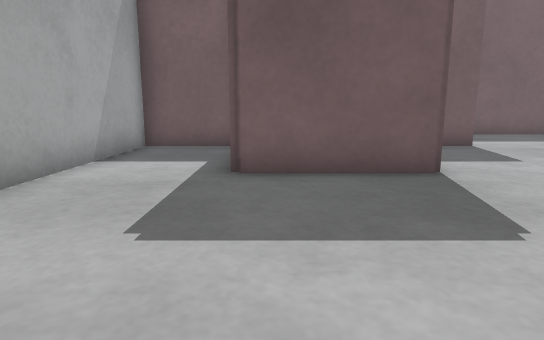
[1] (above)

17 first-person views from a walk through a robot-simulator world made for Gazebo. The camera is 0.5 m above the floor, tilts 10° down and sees 75° across. The floor is counted in squares, 0.5 m on a side. Each view is taken from the middle of a square. On the plan, view 1 faces up. The plan holds only what a view shows up to about 13 squares ahead; the rest is blank. The place goes on beyond the plan.

[2]
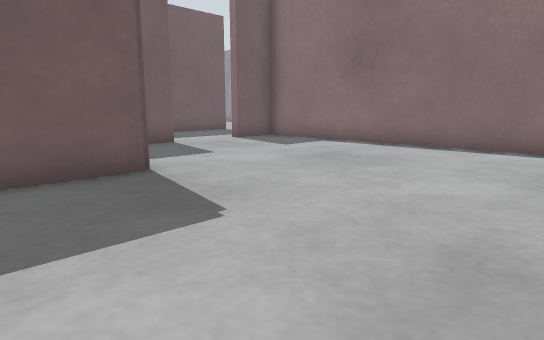

[3]
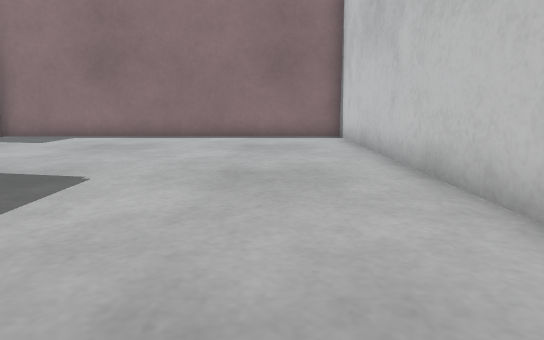

[4]
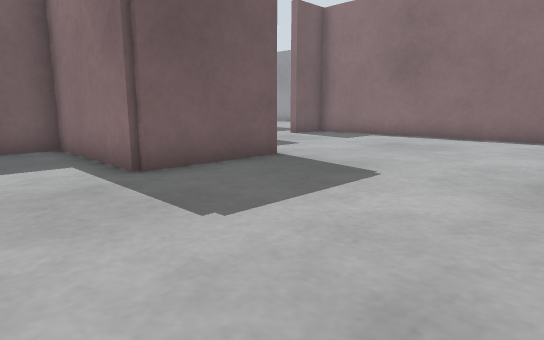

[5]
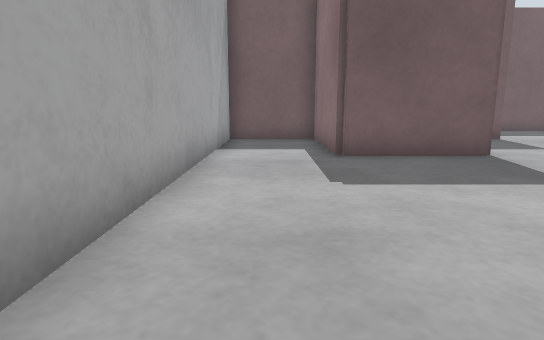

[6]
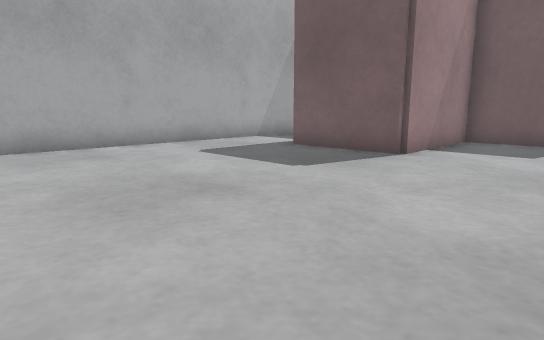

[7]
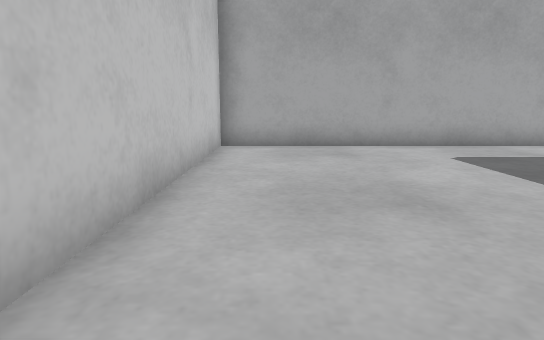

[8]
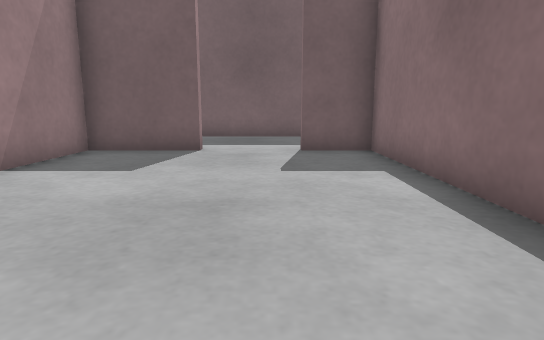

[9]
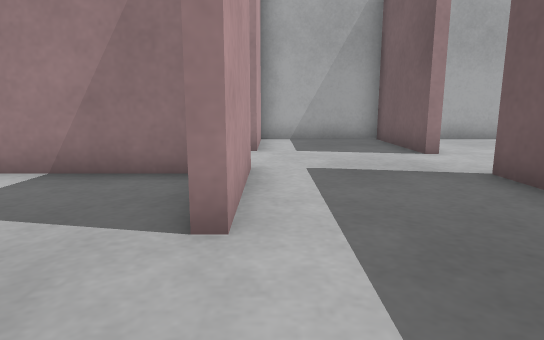

[10]
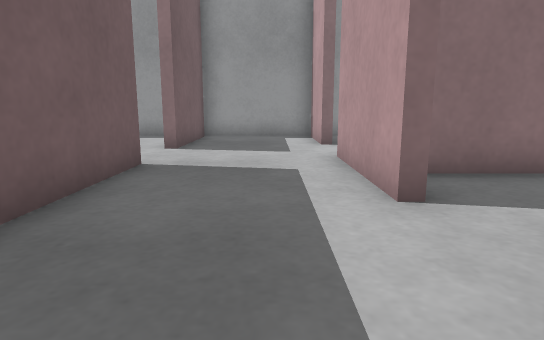

[11]
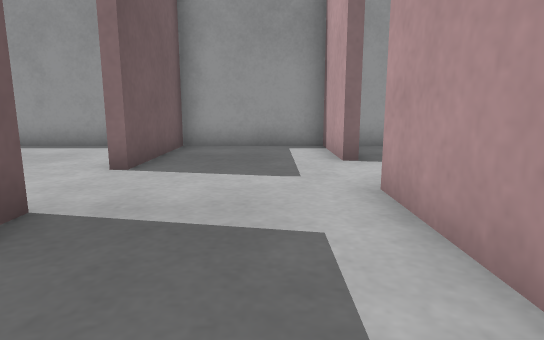

[12]
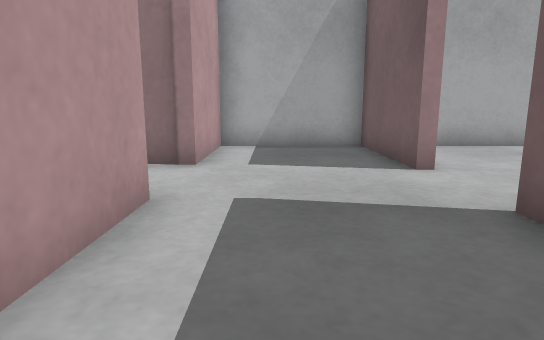

[13]
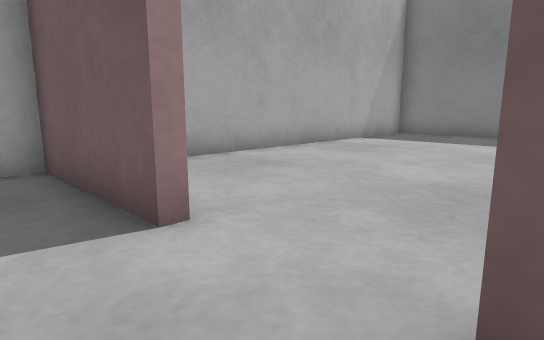

[14]
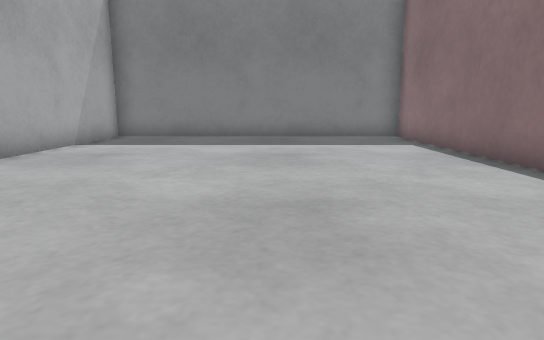

[15]
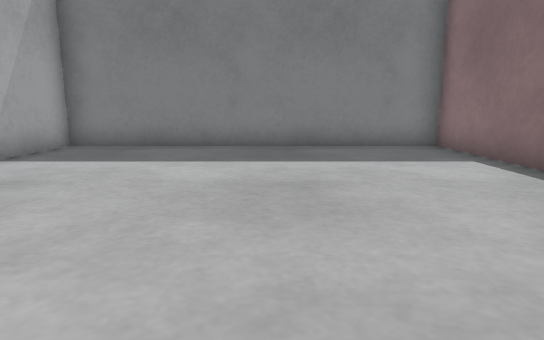

[16]
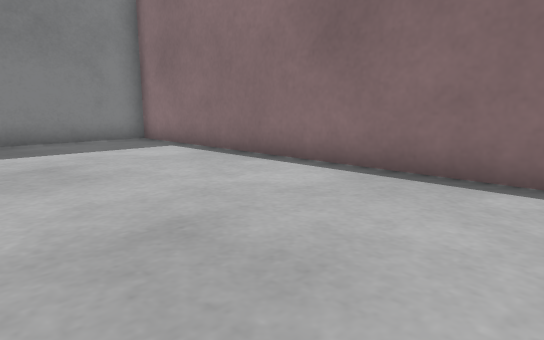

[17]
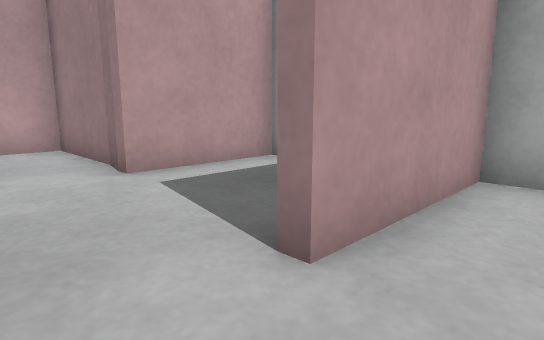

### Floor plan
Points are (right, up) in squares from view 1. A wall is a line through its corners. A room is listed if a view was taken in it or the views show most of it. See-through windows are left out.
Room 1 (views 1, 2, 3, 4, 5, 6, 7, 8)
walls: (5.3, 9.3) (2.7, 9.3) (2.7, 5.3) (-0.6, 5.3) (-0.6, 9.3) (-3.3, 9.3) (-3.3, -2.4) (9.4, -2.4) (9.4, 9.3) (7.7, 9.3)
ways out: opening at (6.5, 9) to room 2
Room 2 (views 9, 10, 11, 12, 13, 14)
walls: (7.7, 9.3) (7.7, 9.7) (11.4, 9.7); (2.1, 9.7) (5.3, 9.7) (5.3, 9.3); (10.4, 13.4) (2.6, 13.4); (0.3, 13.7) (0.3, 13.4) (-3.3, 13.4) (-3.3, 9.7) (-0.4, 9.7) (-0.4, 5.7) (0.8, 5.7); (13.7, 9.2) (13.7, 9.7) (16.3, 9.7) (16.3, 13.4) (12.7, 13.4)
ways out: opening at (6.5, 9) to room 1; opening at (1.5, 13) to room 3; opening at (11.5, 13); opening at (12.5, 9)
Room 3 (views 15, 16, 17)
walls: (6.4, 14.6) (6.4, 25.3) (-3.3, 25.3) (-3.3, 13.7) (0.3, 13.7)
ways out: opening at (1.5, 13) to room 2

Positions as (right, up) in squares from view 1, and headings:
1: (0, 0), facing up
2: (0, 0), facing up-right
3: (-3, 0), facing right
4: (-3, 0), facing up-right
5: (-2, -2), facing up
6: (6, -2), facing up-left
7: (6, -1), facing left
8: (7, 1), facing up
9: (8, 10), facing left
10: (4, 11), facing right
11: (7, 11), facing right
12: (6, 11), facing left
13: (3, 12), facing up-left
14: (2, 13), facing up
15: (2, 16), facing up
16: (1, 14), facing up-right
17: (2, 15), facing down-left
